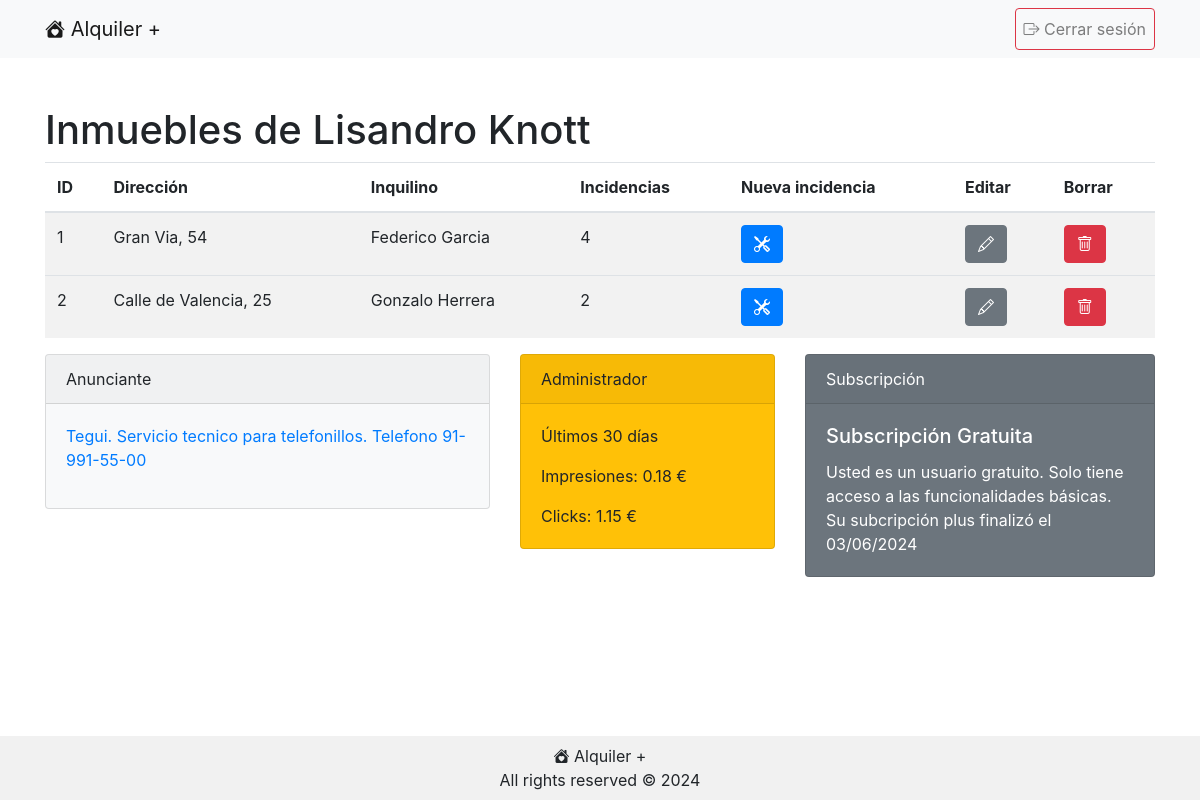
Before: /tablero.php (signed in) with the older database file.
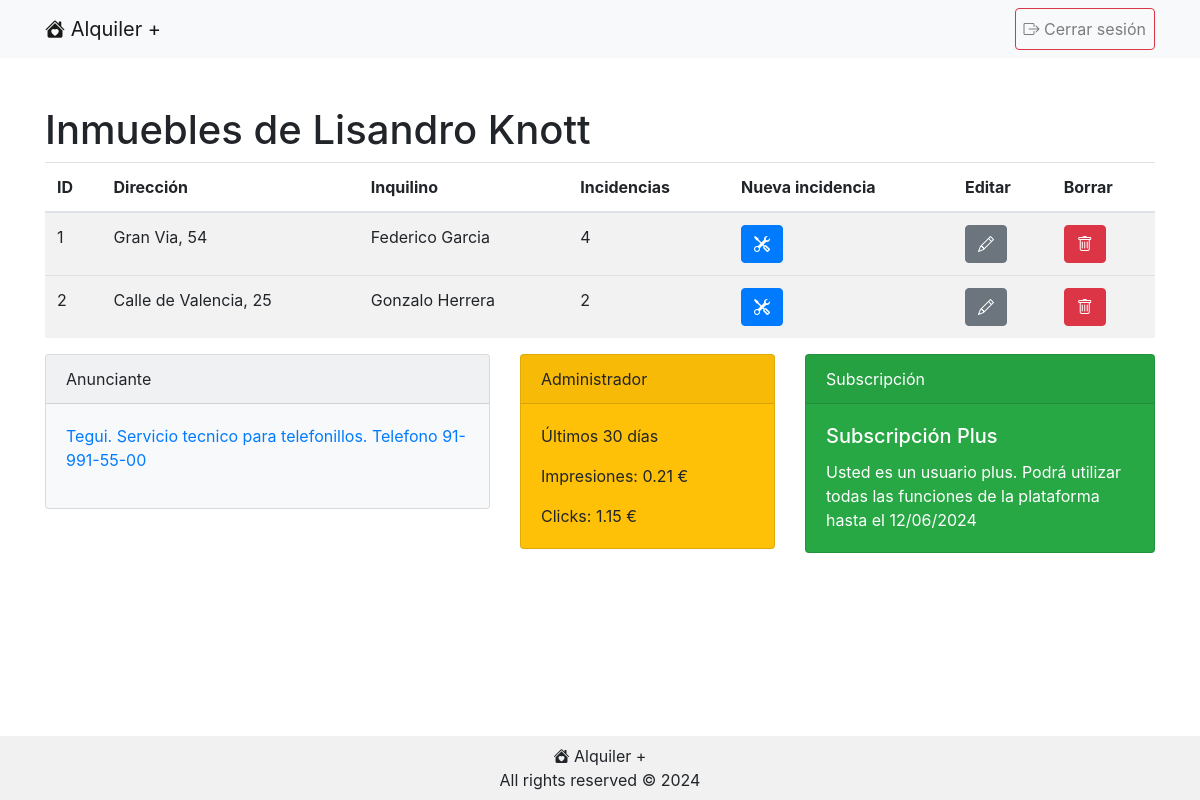
After: the same page with the newer database file.
### tables this page shows
CREATE TABLE `usuarios` (
  `id` int(11) NOT NULL,
  `nombre` tinytext NOT NULL,
  `apellido` tinytext NOT NULL,
  `email` varchar(255) NOT NULL,
  `contrasena_hash` text NOT NULL,
  `telefono` tinytext NOT NULL,
  `vencimiento_subscripcion` date NOT NULL DEFAULT current_timestamp(),
  `es_administrador` tinyint(1) NOT NULL DEFAULT 0
);

CREATE TABLE `inmuebles` (
  `id` int(11) NOT NULL,
  `direccion` text NOT NULL,
  `propietario_usuario_id` int(11) NOT NULL,
  `inquilino_usuario_id` int(11) NOT NULL
);

CREATE TABLE `publicidades` (
  `id` int(11) NOT NULL,
  `tipo` enum('fontaneria','electricidad','telefonillo','mobiliario','pagos','carpinteria','cerrajeria','pintura') NOT NULL,
  `contenido` text NOT NULL,
  `link` text NOT NULL,
  `coste_por_impresion` float NOT NULL,
  `coste_por_click` float NOT NULL
);

### class/Conexion.php (called while the page is built, shortened)
<?php
class Conexion {
    private static $host;
    private static $username;
    private static $password;
    private static $db;
    private static $dsn;
    private static $conexion = null;
    private static function inicializar() {
        if (self::$conexion === null) {
            self::$host = DB_HOST;
            self::$db = DB_NAME;
            self::$username = DB_USERNAME;
            self::$password = DB_PASSWORD;
            self::$dsn = "mysql:host=" . self::$host . ";dbname=" . self::$db . ";charset=utf8mb4";
            try {
                self::$conexion = new PDO(self::$dsn, self::$username, self::$password);
                self::$conexion->setAttribute(PDO::ATTR_ERRMODE, PDO::ERRMODE_EXCEPTION);
            } catch (PDOException $ex) {
                die("Error en la conexión con la bbdd: mensaje: " . $ex->getMessage());
            }
            return self::$conexion;
        }
    }
    public static function consulta($sql) {
        try {
            $stmt = self::$conexion->prepare($sql);
            $stmt->execute();
            $resultado = $stmt->fetchAll(PDO::FETCH_ASSOC);
            return $resultado;
        } catch (PDOException $ex) {
            die("Fallo la query: " . $ex->getMessage());
        }
    }
}

### class/Usuario.php (called while the page is built, shortened)
<?php
class Usuario {
    private $nombre;
    private $apellido;
    private $vencimientoSubscripcion;
    private $esAdministrador;
    private $inmuebles = array();
    public function __construct($nombre, $apellido, $email, $contrasenaHash, $telefono, $vencimientoSubscripcion=null, $esAdministrador=0, $inmuebles=null, $id=null) {
        if ($id != null) {
            $this->nombre = $nombre;
            $this->apellido = $apellido;
            $this->esAdministrador = $esAdministrador;
            $this->vencimientoSubscripcion = new DateTime($vencimientoSubscripcion);
            $this->inmuebles = $inmuebles;
        } else if ($id === null) {
            Conexion::consulta("INSERT INTO usuarios (nombre, apellido, email, contrasena_hash, telefono, vencimiento_subscripcion, es_administrador) VALUES ('".$nombre."', '".$apellido."', '".$email."', '".$contrasenaHash."', '".$telefono."', DATE_ADD(CURDATE(), INTERVAL 10 DAY), 0)");
        }
    }
    public function getNombre() {
        return $this->nombre;
    }
    public function getApellido() {
        return $this->apellido;
    }
    public function getVencimientoSubscripcion() {
        return $this->vencimientoSubscripcion;
    }
    public function getEsAdministrador() {
        return $this->esAdministrador;
    }
    public function getInmuebles() {
        return $this->inmuebles;
    }
    public static function obtenerUsuarioExistente($id) {
        $consulta = Conexion::consulta("SELECT id, direccion, inquilino_usuario_id FROM inmuebles WHERE propietario_usuario_id=" . $id);
        $inmuebles = [];
        foreach ($consulta as $fila) {
            $inmueble = Inmueble::obtenerInmuebleExistente($fila["id"]);
            $inmuebles[] = $inmueble;
        }
        $consulta = Conexion::consulta("SELECT id, nombre, apellido, email, contrasena_hash, telefono, vencimiento_subscripcion, es_administrador FROM usuarios WHERE id=" . $id);
        foreach ($consulta as $fila) {
            $usuario = new Usuario($fila['nombre'], $fila['apellido'], $fila['email'], $fila['contrasena_hash'], $fila['telefono'], $fila['vencimiento_subscripcion'], $fila['es_administrador'], $inmuebles, $fila['id']);
        }
        return $usuario;
    }
}

### class/Inmueble.php (called while the page is built, shortened)
<?php
class Inmueble {
    private $id;
    private $direccion;
    private $inquilino;
    private $incidencias;
    public function __construct($id, $direccion, $inquilino, $incidencias) {
        $this->id = $id;
        $this->direccion = $direccion;
        $this->inquilino = $inquilino;
        $this->incidencias = $incidencias;
    }
    public function getId() {
        return $this->id;
    }
    public function getDireccion() {
        return $this->direccion;
    }
    public function getInquilino() {
        return $this->inquilino;
    }
    public function getIncidencias() {
        return $this->incidencias?? [];
    }
    public static function obtenerInmuebleExistente($id) {
        $consulta = Conexion::consulta("SELECT id, tipo, titulo, descripcion, estado, usuario_id, fecha_y_hora FROM incidencias WHERE inmueble_id=" . $id);
        foreach($consulta as $fila) {
            $incidencia = Incidencia::obtenerIncidenciaExistente($fila["id"]);
            $incidencias[] = $incidencia;
        }
        $consulta = Conexion::consulta("SELECT id, direccion, inquilino_usuario_id FROM inmuebles WHERE id=" . $id);
        foreach ($consulta as $fila) {
            $inmueble = new Inmueble($fila['id'], $fila['direccion'], Usuario::obtenerUsuarioExistente($fila['inquilino_usuario_id']), $incidencias);
        }
        return $inmueble;
    }
}

### class/Incidencia.php (called while the page is built, shortened)
<?php
class Incidencia {
    public static function obtenerIncidenciaExistente($id){
        $consulta = Conexion::consulta("SELECT id, tipo, titulo, descripcion, estado, fecha_y_hora FROM incidencias WHERE inmueble_id=" . $id);
        $incidencia = null;
        foreach ($consulta as $fila) {
            $incidencia = new Incidencia($fila['id'], $fila['tipo'], $fila['titulo'], $fila['descripcion'], $fila['estado'], $fila['fecha_y_hora']);
        }
        return $incidencia;
    }
}

### class/Publicidad.php (called while the page is built, shortened)
<?php
class Publicidad  {
    public $id;
    public $contenido;
    public function __construct ($id, $tipo, $contenido, $link, $costePorImpresion, $costePorClick) {
        $this->id = $id;
        $this->contenido = $contenido;
    }
    public function getId () {
        return $this->id;
    }
    public function getContenido () {
        return $this->contenido;
    }
    public static function obtenerPublicidadAlAzar() {
        $consulta = Conexion::consulta("SELECT id, tipo, contenido, link, coste_por_impresion, coste_por_click FROM publicidades");
        $elegirFilaAleatoria = array_rand($consulta);
        $filaAleatoria = $consulta[$elegirFilaAleatoria];
        $publicidad = new Publicidad($filaAleatoria['id'], $filaAleatoria['tipo'], $filaAleatoria['contenido'], $filaAleatoria['link'], $filaAleatoria['coste_por_impresion'], $filaAleatoria['coste_por_click']);
        return $publicidad;
    }
    public static function obtenerGananciasPorImpresiones($dias) {
        $ganancia = 0;
        $consulta = Conexion::consulta("SELECT SUM(coste_por_impresion) AS ganancia FROM `impresiones` WHERE fecha_y_hora > DATE_SUB(CURDATE(), INTERVAL " . $dias . " DAY)");
        foreach ($consulta as $fila) {
            $ganancia = $fila['ganancia'];
        }
        return round($ganancia, 2);
    }
    public static function obtenerGananciasPorClicks($dias) {
        $ganancia = 0;
        $consulta = Conexion::consulta("SELECT SUM(coste_por_click) AS ganancia FROM `clicks` WHERE fecha_y_hora > DATE_SUB(CURDATE(), INTERVAL " . $dias . " DAY)");
        foreach ($consulta as $fila) {
            $ganancia = $fila['ganancia'];
        }
        return round($ganancia, 2);
    }
}

### public/tablero.php (the view, shortened to what this page needs)
<?php
$usuario = Usuario::obtenerUsuarioExistente($_SESSION['usuarioId']);
$currentDate = new DateTime();
$currentDate->setTime(0, 0, 0);
$subscripto = ($usuario->getVencimientoSubscripcion() >= $currentDate);
$publicidad = Publicidad::obtenerPublicidadAlAzar();
?>
<!DOCTYPE html>
<html lang="es">
    <head>
<?php require '../include/head.php' ?>
    </head>
    <body>
        <?php require '../include/nav.php'; ?>
        <div class="contenido container mt-5 flex-grow-1">
            <h1>Inmuebles de <?php echo"{$usuario->getNombre()} {$usuario->getApellido()}"?></h1>
            <table class="table table-striped">
                <thead>
                    <tr>
                        <th>ID</th>
                        <th>Direcci&oacute;n</th>
                        <th>Inquilino</th>
                        <th>Incidencias</th>
                        <th>Nueva incidencia</th>
                        <th>Editar</th>
                        <th>Borrar</th>
                    </tr>
                </thead>
                <tbody>
                    <?php
                        foreach ($usuario->getInmuebles() as $inmueble) {
                            ?>
                            <tr>
                                <td><?php echo $inmueble->getId(); ?></td>
                                <td><?php echo $inmueble->getDireccion(); ?></td>
                                <td><?php echo "{$inmueble->getInquilino()->getNombre()} {$inmueble->getInquilino()->getApellido()}" ; ?></td>
                                <td><?php echo count($inmueble->getIncidencias()); ?></td>
                                <td><a href="nueva_incidencia.php?inmuebleId=<?php echo $inmueble->getId(); ?>" class="edit-button btn btn-primary"><i class="bi bi-tools"></i></a></td>
                                <td><a href="editar_inmueble.php?id=<?php echo $inmueble->getId(); ?>" class="edit-button btn btn-secondary"><i class="bi bi-pencil"></i></a></td>
                                <td><a href="borrar_inmueble.php?id=<?php echo $inmueble->getId(); ?>" class="delete-button btn btn-danger" onclick="return confirm('Esta seguro que desea borrar este inmueble?');"><i class="bi bi-trash"></i></a></td>
                            <tr>
                        <?php } ?>
                </tbody>
            </table>
            <div class="row">
                <div class="<?php echo ($usuario->getEsAdministrador())? "col-md-5" : "col-md-8" ?> ml-auto">
                    <div class="card text-black bg-light mb-4">
                    <div class="card-header">Anunciante</div>
                    <div class="card-body">
                        <p>
                            <a href="visitar_publicidad.php?publicidadId=<?php echo $publicidad->getId()?>" target="_blank"><?php echo $publicidad->getContenido(); $publicidad->registrarImpresion($usuario); ?></a>
                        </p>
                    </div>
                    </div>
                </div>
                <?php if ($usuario->getEsAdministrador()) {
                    ?>
                    <div class="col-md-3 ml-auto">
                        <div class="card text-black bg-warning mb-4">
                            <div class="card-header">Administrador</div>
                            <div class="card-body">
                                <p class="card-text">&Uacute;ltimos 30 d&iacute;as</p>
                                <p class="card-text">Impresiones: <?php echo Publicidad::obtenerGananciasPorImpresiones(30) ?> &euro;</p>
                                <p class="card-text">Clicks: <?php echo Publicidad::obtenerGananciasPorClicks(30) ?> &euro;</p>
                            </div>
                        </div>
                    </div>
                    <?php
                }
                ?>
                <div class="col-md-4 ml-auto">
                    <div class="card text-white <?php echo ($subscripto) ? "bg-success" : "bg-secondary" ?> mb-4">
                        <div class="card-header">Subscripci&oacute;n</div>
                        <div class="card-body">
                            <h5 class="card-title">Subscripci&oacute;n <?php echo ($subscripto) ? "Plus" : "Gratuita" ?></h5>
                            <p class="card-text">
                                <?php echo ($subscripto) ? "Usted es un usuario plus. Podr&aacute; utilizar todas las funciones de la plataforma hasta el " : "Usted es un usuario gratuito. Solo tiene acceso a las funcionalidades b&aacute;sicas. Su subcripci&oacute;n plus finaliz&oacute; el " ?>
                                <?php echo ($usuario->getVencimientoSubscripcion())->format("d/m/Y") ?>
                            </p>
                        </div>
                    </div>
                </div>
            </div>
        </div>
<?php require '../include/footer.php' ?>
    </body>
</html>

### include/head.php (shortened to what this page needs)
<link href="css/estilos.css" rel="stylesheet">
<link href="https://stackpath.bootstrapcdn.com/bootstrap/4.5.2/css/bootstrap.min.css" rel="stylesheet">
<link href="https://cdn.jsdelivr.net/npm/bootstrap-icons/font/bootstrap-icons.css" rel="stylesheet">

### include/nav.php
<nav class="navbar navbar-expand-lg navbar-light bg-light">
    <div class="container">
        <a class="navbar-brand" href="./">
            <i class="bi bi-house-heart-fill"></i> Alquiler +
        </a>
        <div class="collapse navbar-collapse">
            <ul class="navbar-nav ml-auto">
                <li class="nav-item">
                <?php if (isset($_SESSION['email'])) {
        ?>
                    <a class="nav-link btn btn-outline-danger" href="logout.php">
                        <i class="bi bi-box-arrow-right"></i> Cerrar sesi&oacute;n
        <?php
    } else {
        ?>
                    <a class="nav-link btn btn-outline-primary" href="login.php">
                        <i class="bi bi-box-arrow-in-right"></i> Ingresar
    <?php }?>
                    </a>
                </li>
            </ul>
        </div>
    </div>
</nav>

### include/footer.php
<footer class="footer text-center py-2">
    <div class="container">
        <p class="mb-0">
            <i class="bi bi-house-heart-fill"></i> Alquiler +<br>
            All rights reserved &copy; <?php echo date("Y"); ?>
        </p>
    </div>
</footer>

### public/css/estilos.css (style rules this page uses)
body { display: flex; flex-direction: column; min-height: 100vh; }
.footer { position: fixed; left: 0; bottom: 0; width: 100%; background-color: #f1f1f1; text-align: center; padding: 5px 0; }

Changed rows visible on the page:
changed usuarios "Lisandro": vencimiento_subscripcion "03/06/2024" → "12/06/2024"
Other visible differences:
Publicidad::obtenerGananciasPorImpresiones(30): "0.18" → "0.21"
text no longer shown: "Gratuita Usted es un usuario gratuito. Solo tiene acceso a las funcionalidades básicas. Su subcripción plus finalizó el"
text now shown: "Plus Usted es un usuario plus. Podrá utilizar todas las funciones de la plataforma hasta el"
